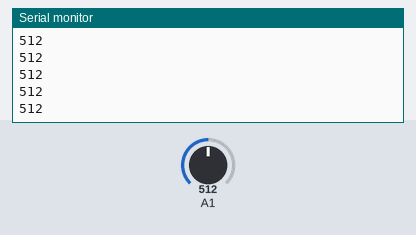
Simulated run of this sketch. Board: Arduino Uno, built with avr-gcc and run on an emulated ATmega328P. Parts: the last lines printed to the serial monitor. The test bench sets the inputs (shaded band); at power-on: A1 = 512.

Above: at 1.2 s.
1.3 s: A1 set to 716
At 1.31 s:
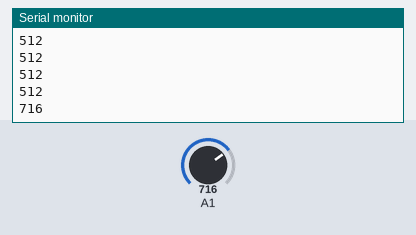
2.8 s: A1 set to 900
At 2.81 s:
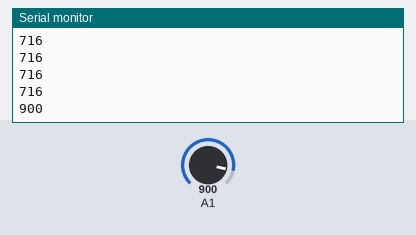
Timing chart, 0 to 5.8 s (numbered marks = the images above; inputs shaded):
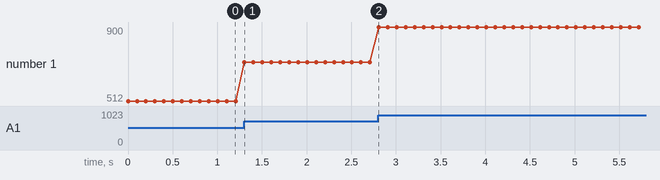

The sketch:

analogRead.ino
```cpp
void setup() {
  Serial.begin(9600);
}


void loop() {
  int a = analogRead(A1);
  Serial.println(a);
  delay(100);
}
```

Measured:
- after the input at 1.3 s, the serial monitor: prints a new line at once (image 1)
- after the input at 2.8 s, the serial monitor: prints a new line at once (image 2)
- plotted number 1: 512 → 716 after the input at 1.3 s, 716 → 900 after the input at 2.8 s
